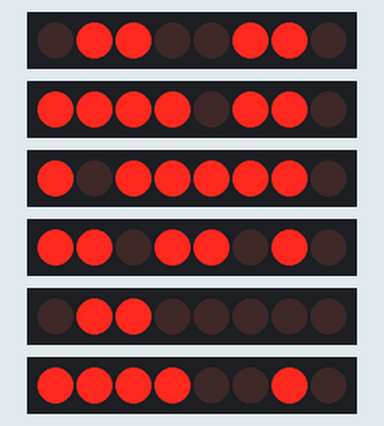
This sketch was run on a simulated Arduino Uno, built with avr-gcc and run on an emulated ATmega328P. Parts: 6 × 8 shift-register outputs drawn as a row of LEDs (first output left, lit = HIGH). Wiring (inferred from the names in the program): 6 × shift register (74HC595): data pin 4, shift clock pin 2, latch pin 18 / data pin 7, shift clock pin 5, latch pin 15 / data pin 10, shift clock pin 8, latch pin 12 / data pin 13, shift clock pin 11, latch pin 9 / data pin 14, shift clock pin 16, latch pin 6 / data pin 17, shift clock pin 19, latch pin 3. Wiring (inferred from the signals the program sends): 4 × row of LEDs: on Q0, Q1, Q2, Q3, Q4, Q5, Q6, Q7 / on Q0, Q1, Q2, Q3, Q4, Q5, Q6, Q7 / on Q0, Q1, Q2, Q3, Q4, Q5, Q6, Q7 / on Q0, Q1, Q2, Q3, Q4, Q5, Q6, Q7. What the sketch prints to the serial monitor is not drawn.

Above: at 5.1 s.
At 10.6 s:
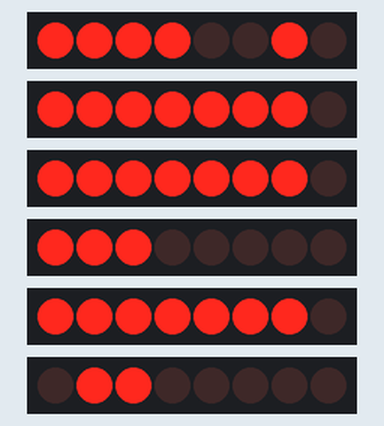
At 16.1 s:
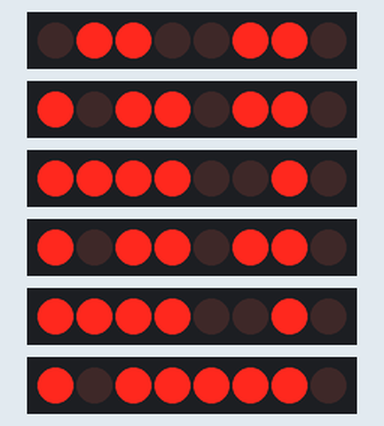
At 21.6 s:
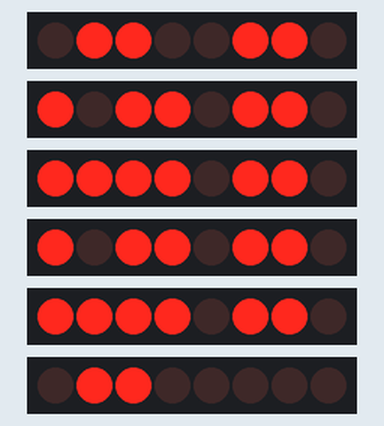
At 27.1 s:
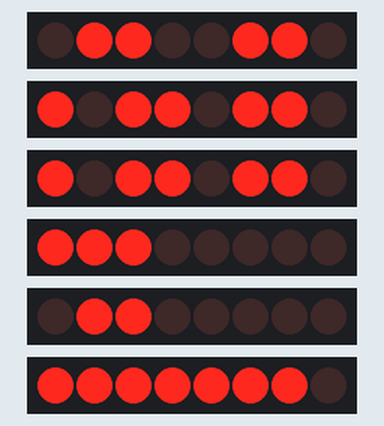
At 38.1 s:
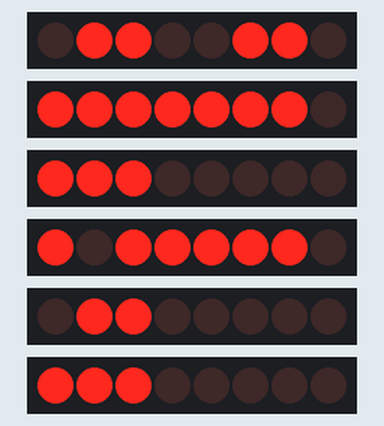
Timing chart, 0 to 40.0 s (numbered marks = the images above):
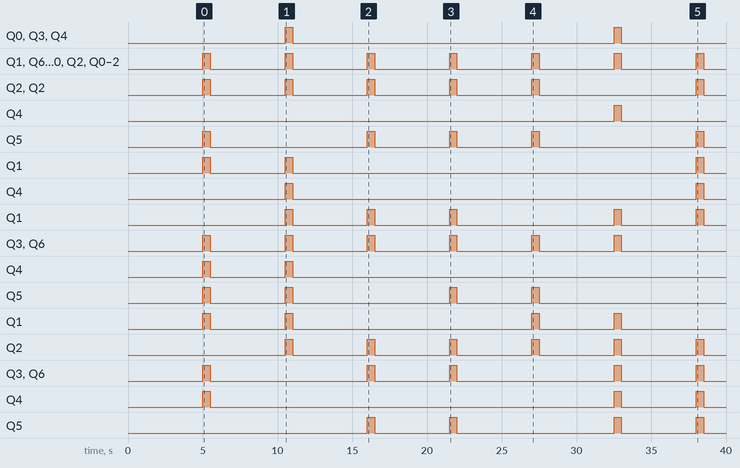

Measured:
- by itself, Q0, Q3, Q4: alternates HIGH for 0.50 s and LOW for 21.5 s
- by itself, Q1, Q6, Q0, Q2, Q3, Q5, Q6, Q0, Q2, Q3, Q6, Q0, Q2, Q1, Q2: alternates HIGH for 0.50 s and LOW for 5.0 s
- by itself, Q2, Q2: goes 4 × (HIGH 0.50 s, LOW 5.0 s), HIGH 0.50 s, LOW 10.5 s, HIGH 0.50 s, then LOW
- by itself, Q4: LOW → HIGH at 32.5 s, → LOW 0.50 s later
- by itself, Q5: LOW → HIGH at 5.0 s, → LOW 0.50 s later, → HIGH 10.5 s later, → LOW 0.50 s later, … (10 changes in this stretch)
- by itself, Q1: goes HIGH 0.50 s, LOW 5.0 s, HIGH 0.50 s, LOW 27.0 s, HIGH 0.50 s, then LOW
- by itself, Q4: alternates HIGH for 0.50 s and LOW for 27.0 s
- by itself, Q1: LOW → HIGH at 10.5 s, → LOW 0.50 s later, → HIGH 5.0 s later, → LOW 0.50 s later, … (10 changes in this stretch)

The sketch:

HW_SW_Vergleich_05_Sek.ino
```cpp
int dataPin1 = 13;
int latchPin1 = 12;
int clockPin1 = 11;
int dataPin2 = 10;
int latchPin2 = 9;
int clockPin2 = 8;
int dataPin3 = 7;
int latchPin3 = 6;
int clockPin3 = 5;
int dataPin4 = 4;
int latchPin4 = 3;
int clockPin4 = 2;
int dataPin5 = 14;
int latchPin5 = 15;
int clockPin5 = 16;
int dataPin6 = 17;
int latchPin6 = 18;
int clockPin6 = 19;
int num0 = 0b00111111;
int num1 = 0b00000110;
int num2 = 0b01011011;
int num3 = 0b01001111;
int num4 = 0b01100110;
int num5 = 0b01101101;
int num6 = 0b01111101;
int num7 = 0b00000111;
int num8 = 0b01111111;
int num9 = 0b01101111;
int dot = 0b10000000;
int out = 0b00000000;
String user = "x";
String timeShown = "0,5 Sek";
int counter = 0;
int pos1[] = {num2,num7,num5,num5,num7,num8,num6,num1,num4,num5};
int pos2[] = {num6,num8,num3,num9,num5,num3,num7,num8,num4,num8};
int pos3[] = {num9,num8,num5,num5,num5,num5,num8,num7,num9,num2};
int pos4[] = {num4,num3,num4,num4,num4,num2,num4,num8,num1,num9};
int pos5[] = {num1,num8,num3,num9,num1,num2,num1,num7,num5,num8};
int pos6[] = {num3,num1,num6,num1,num8,num6,num7,num7,num5,num2};


void setup() {
  Serial.begin(9600);
  Serial.println("Nutzer: "+user + ", Zeit: " + timeShown);
  setupLatchPins();
  setupDataPins();
  setupClockPins();
  showBlank();
  delay(5000);
}

void setupLatchPins() {
  pinMode(latchPin1, OUTPUT);
  pinMode(latchPin2, OUTPUT);
  pinMode(latchPin3, OUTPUT);
  pinMode(latchPin4, OUTPUT);
  pinMode(latchPin5, OUTPUT);
  pinMode(latchPin6, OUTPUT);
}
void setupDataPins() {
  pinMode(dataPin1, OUTPUT);
  pinMode(dataPin2, OUTPUT);
  pinMode(dataPin3, OUTPUT);
  pinMode(dataPin4, OUTPUT);
  pinMode(dataPin5, OUTPUT);
  pinMode(dataPin6, OUTPUT);
}
void setupClockPins() {
  pinMode(clockPin1, OUTPUT);
  pinMode(clockPin2, OUTPUT);
  pinMode(clockPin3, OUTPUT);
  pinMode(clockPin4, OUTPUT);
  pinMode(clockPin5, OUTPUT);
  pinMode(clockPin6, OUTPUT);
}


void loop() {
  if(counter<10){
  showNum();
  delay(500);
  showBlank();
  delay(5000);
  counter++;
  }
}

void showNum() {
  setLatchesLow();
  setShiftOut();
  setLatchesHigh();
}

void showBlank() {
  setLatchesLow();
  shiftOutBlank();
  setLatchesHigh();
}

void shiftOutBlank() {
  shiftOut(dataPin1, clockPin1, MSBFIRST, out);
  shiftOut(dataPin2, clockPin2, MSBFIRST, out);
  shiftOut(dataPin3, clockPin3, MSBFIRST, out);
  shiftOut(dataPin4, clockPin4, MSBFIRST, out);
  shiftOut(dataPin5, clockPin5, MSBFIRST, out);
  shiftOut(dataPin6, clockPin6, MSBFIRST, out);
}

void setLatchesLow() {
  digitalWrite(latchPin1, LOW);
  digitalWrite(latchPin2, LOW);
  digitalWrite(latchPin3, LOW);
  digitalWrite(latchPin4, LOW);
  digitalWrite(latchPin5, LOW);
  digitalWrite(latchPin6, LOW);
}

void setLatchesHigh() {
  digitalWrite(latchPin1, HIGH);
  digitalWrite(latchPin2, HIGH);
  digitalWrite(latchPin3, HIGH);
  digitalWrite(latchPin4, HIGH);
  digitalWrite(latchPin5, HIGH);
  digitalWrite(latchPin6, HIGH);
}

void setShiftOut() {
  shiftOut(dataPin1, clockPin1, MSBFIRST, pos1[counter]);
  shiftOut(dataPin2, clockPin2, MSBFIRST, pos2[counter]);
  shiftOut(dataPin3, clockPin3, MSBFIRST, pos3[counter]);
  shiftOut(dataPin4, clockPin4, MSBFIRST, pos4[counter]);
  shiftOut(dataPin5, clockPin5, MSBFIRST, pos5[counter]);
  shiftOut(dataPin6, clockPin6, MSBFIRST, pos6[counter]);
}
```
